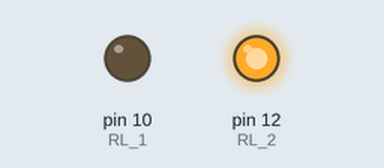
The sketch below on a simulated Arduino Uno, built with avr-gcc and run on an emulated ATmega328P. Shown: output pins drawn as LEDs (lit = HIGH).

Above: at 1.5 s.
At 6.0 s:
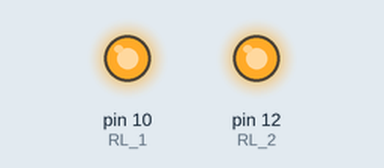
At 10.5 s:
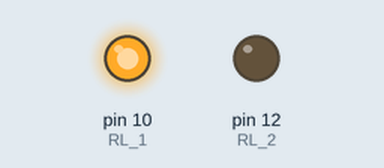
At 13.5 s:
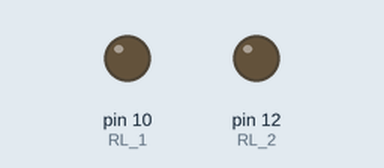
Timing chart, 0 to 15.6 s (numbered marks = the images above):
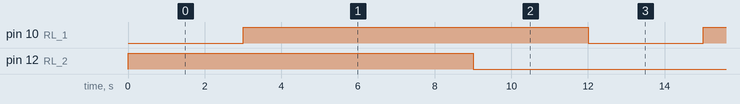

Measured:
- by itself, pin 10 (RL_1): alternates HIGH for 9.0 s and LOW for 3.0 s
- by itself, pin 12 (RL_2): alternates HIGH for 3.0 s and LOW for 9.0 s

The sketch:

soleinoid.ino
```cpp
const int RL_1=10;
const int RL_2=12;


void setup()
 {
    pinMode(RL_1,OUTPUT); // RELAY PIN 1
    pinMode(RL_2,OUTPUT); // RELAY PIN 2
    digitalWrite(RL_1,HIGH);
    digitalWrite(RL_2,HIGH);
  }

void loop()
 {
    while(1)
    {
      digitalWrite(RL_1,LOW); // RELAY ON
      delay(3000);
      digitalWrite(RL_1,HIGH); // RELAY OFF
      delay(3000);

      digitalWrite(RL_2,HIGH); // RELAY ON
      delay(3000);
      digitalWrite(RL_2,LOW); // RELAY OFF
      delay(3000);
    }
  }
```
